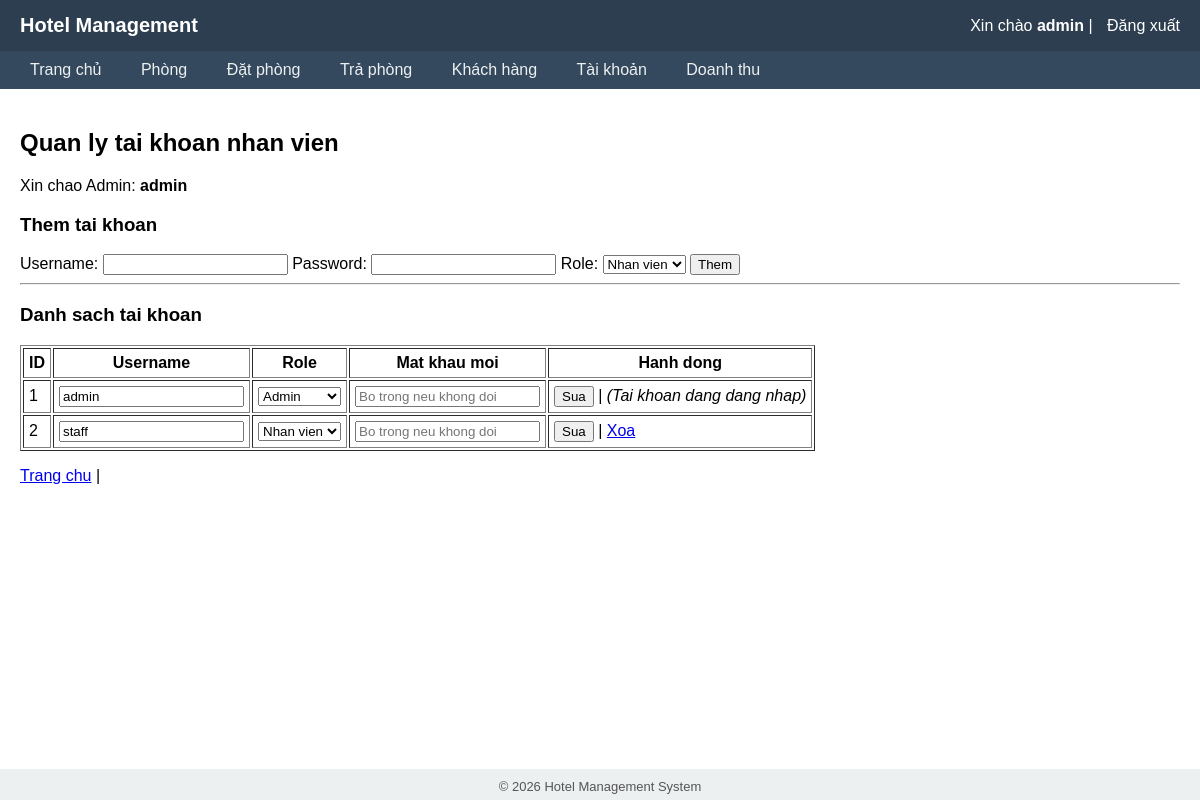
The app's page /index.php?page=admin_users (signed in) with its own data.
### tables this page shows
CREATE TABLE users (
      id INT AUTO_INCREMENT PRIMARY KEY,
      username VARCHAR(50) NOT NULL UNIQUE,
      password VARCHAR(255) NOT NULL,
      role ENUM('admin','staff') NOT NULL
);

### admin/users.php (the view, shortened to what this page needs)
<?php
require_once '../config/db.php';
$result = mysqli_query($conn, "SELECT * FROM users");
?>
<!DOCTYPE html>
<html>
<head>
</head>
<body>
<h2>Quan ly tai khoan nhan vien</h2>
<p>Xin chao Admin: <b><?php echo $_SESSION['username']; ?></b></p>
<h3>Them tai khoan</h3>
<form method="post">
    Username:
    <input type="text" name="username">
    Password:
    <input type="password" name="password">
    Role:
    <select name="role">
        <option value="staff">Nhan vien</option>
    </select>
    <button type="submit" name="add">Them</button>
</form>
<hr>
<h3>Danh sach tai khoan</h3>
<table border="1" cellpadding="5">
    <tr>
        <th>ID</th>
        <th>Username</th>
        <th>Role</th>
        <th>Mat khau moi</th>
        <th>Hanh dong</th>
    </tr>
<?php while ($row = mysqli_fetch_assoc($result)) { ?>
<tr>
<form method="post">
    <td><?php echo $row['id']; ?></td>
    <td>
        <input type="text" name="username"
               value="<?php echo $row['username']; ?>">
    </td>
    <td>
        <select name="role">
            <option value="admin"
                <?php if ($row['role']=='admin') echo 'selected'; ?>>
                Admin
            </option>
            <option value="staff"
                <?php if ($row['role']=='staff') echo 'selected'; ?>>
                Nhan vien
            </option>
        </select>
    </td>
    <td>
        <input type="password" name="new_password"
               placeholder="Bo trong neu khong doi">
    </td>
    <td>
        <button type="submit" name="update">Sua</button>
        <?php if ($row['id'] != $_SESSION['user_id']) { ?>
            | <a href="users.php?delete=<?php echo $row['id']; ?>"
                 onclick="return confirm('Xoa tai khoan nay?')">
                 Xoa
              </a>
        <?php } else { ?>
            | <i>(Tai khoan dang dang nhap)</i>
        <?php } ?>
    </td>
</form>
</tr>
<?php } ?>
</table>
<p>
    <a href="../index.php">Trang chu</a> |
</p>
</body>
</html>

### assets/index.css (style rules this page uses)
body { margin: 0; font-family: Arial, Helvetica, sans-serif; background: #f4f6f8; }

### records on screen
users: id "1", username "admin", role "Admin", shows "(Tai khoan dang dang nhap)"
users: id "2", username "staff", role "Nhan vien"

### other values on screen
$_SESSION['username'] "admin"
